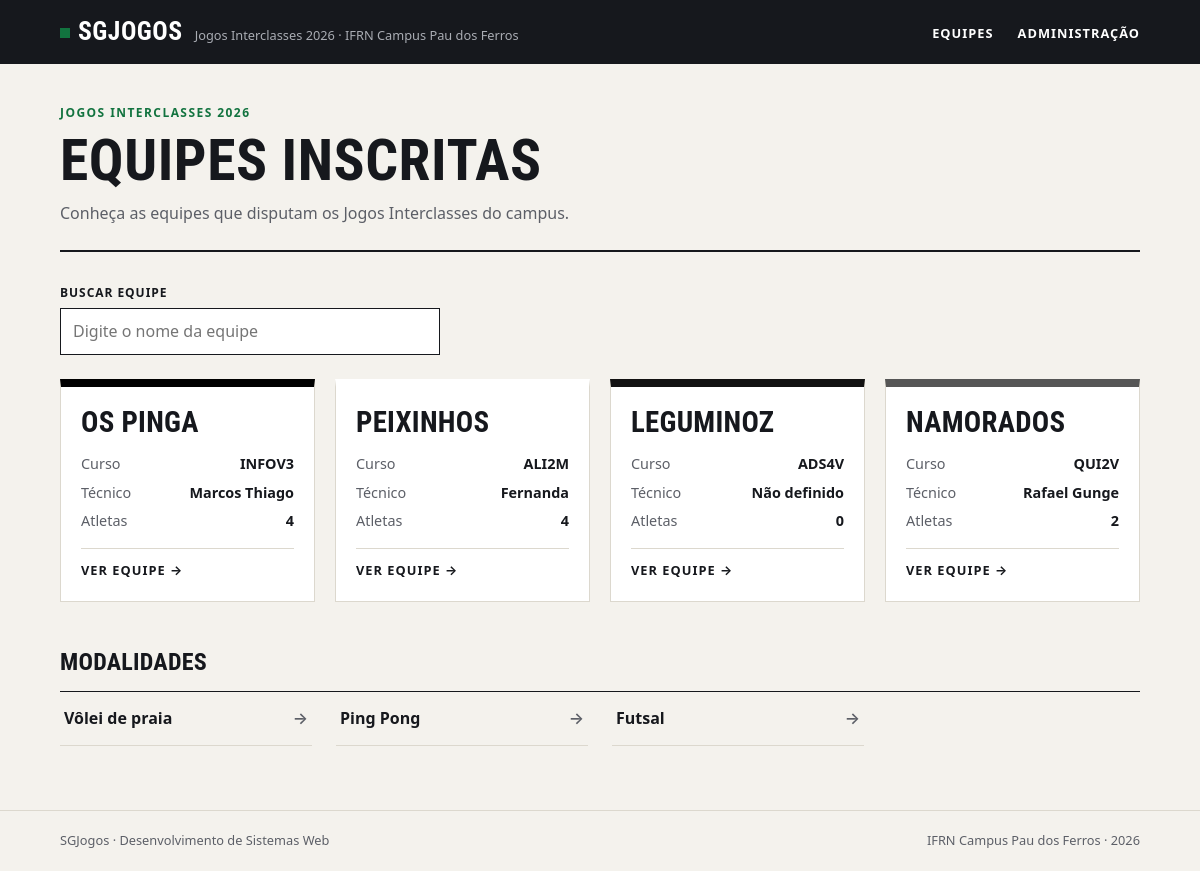
The page / on the database its author committed.
### jogos/models.py (models this page shows, shortened)
class Equipe(models.Model):
    nome = models.CharField(max_length=100, unique=True)
    curso = models.CharField(max_length=100)
    cor = models.CharField(max_length=7)
    criada_em = models.DateTimeField(auto_now_add=timezone.now())
    class Meta:
        verbose_name = 'Equipe'
        verbose_name_plural = 'Equipes'
    @property
    def qnt_atletas(self):
        return self.atletas.count()

class Tecnico(models.Model):
    nome = models.CharField(max_length=100, unique=True)
    email = models.EmailField()
    telefone = models.CharField(max_length=100, unique=True)
    tecnico = models.OneToOneField(Equipe, on_delete=models.CASCADE,null=True, blank=True, related_name='tecnico')
    def __str__(self):
        return f'{self.nome}'
    class Meta:
        verbose_name = 'Técnico'
        verbose_name_plural = 'Técnicos'

class Modalidade(models.Model):
    TIPOS = {
        "Coletiva": "Coletiva",
        "Individual": "Individual"
             }
    nome = models.CharField(max_length=100, unique=True)
    tipo = models.CharField(max_length=20, choices=TIPOS)
    max_atletas = models.PositiveIntegerField()
    class Meta:
        verbose_name = 'Modalidade'
        verbose_name_plural = 'Modalidades'

### jogos/views.py (the view)
# urls.py: path('', views.index, name='index'),
def index(request):
    equipes = Equipe.objects.all()
    modalidades = Modalidade.objects.all()
    contexto = {
        'equipes': equipes,
        'modalidades': modalidades,
    }
    return render(request, 'jogos/index.html', contexto)

### jogos/templates/jogos/index.html (shortened to what this page needs)
{% extends 'base.html' %}
{% block conteudo %}
    <header class="topo">
        <span class="sobretitulo">Jogos Interclasses 2026</span>
        <h1>Equipes inscritas</h1>
        <p class="descricao">Conheça as equipes que disputam os Jogos Interclasses do campus.</p>
    </header>
    <div class="busca">
        <label for="busca">Buscar equipe</label>
        <input type="search" id="busca" placeholder="Digite o nome da equipe">
    </div>
    <section class="grade" id="lista-equipes">
        {% for equipe in equipes %}
            <article class="card" style="border-top-color: {{ equipe.cor }};">
                <h3>{{ equipe.nome }}</h3>
                <dl>
                    <dt>Curso</dt>
                    <dd>{{ equipe.curso }}</dd>
                    <dt>Técnico</dt>
                    {% if equipe.tecnico %}
                    <dd>{{ equipe.tecnico }}</dd>
                    {% else %}
                    <dd>Não definido</dd>
                    {% endif %}
                    <dt>Atletas</dt>
                    <dd>{{ equipe.qnt_atletas }}</dd>
                </dl>
                <a class="link" href="{% url 'equipe' equipe.id %}">Ver equipe</a>
            </article>
        {% endfor %}
    </section>
    <h2>Modalidades</h2>
    <ul class="lista-modalidades">
        {% for modalidade in modalidades %}
        <li><a href="{% url 'modalidade' modalidade.id %}">{{ modalidade.nome }}</a></li>
        {% empty %}
        <li>Nenhuma modalidade cadastrada</li>
        {% endfor %}
    </ul>
{% endblock %}

### templates/base.html (shortened to what this page needs)
{% load static %}
<!DOCTYPE html>
<html lang="pt-br">
<head>
    <link rel="stylesheet" href="{% static 'css/style.css' %}">
</head>
<body>
    <header class="cabecalho">
        <div class="conteudo">
            <a class="marca" href="{% url 'index' %}">
                <strong>SGJogos</strong>
                <span>Jogos Interclasses 2026 · IFRN Campus Pau dos Ferros</span>
            </a>
            <nav class="menu">
                <ul>
                    <li><a href="{% url 'index' %}">Equipes</a></li>
                    <li><a href="#">Administração</a></li>
                </ul>
            </nav>
        </div>
    </header>
    <main class="conteudo">
        {% block conteudo %}
        {% endblock %}
    </main>
    <footer class="rodape">
        <div class="conteudo">
            <p>SGJogos · Desenvolvimento de Sistemas Web</p>
            <p>IFRN Campus Pau dos Ferros · 2026</p>
        </div>
    </footer>
</body>
</html>

### static/css/style.css (style rules this page uses)
:root { --papel: #f4f2ed; --branco: #ffffff; --tinta: #16181d; --tinta-suave: #5c5f67; --linha: #dcd8ce; --verde: #12733f; --verde-claro: #e2efe6; --fonte-texto: system-ui, -apple-system, "Segoe UI", Roboto, Ubuntu, "Helvetica Neue", Arial, sans-serif; --fonte-titulo: "Bahnschrift SemiCondensed", "Bahnschrift", "Avenir Next Condensed", "Roboto Condensed", "Ubuntu Condensed", "Arial Narrow", var(--fonte-texto); }
*, *::before, *::after { box-sizing: border-box; }
* { margin: 0; padding: 0; }
body { min-height: 100vh; display: flex; flex-direction: column; background: var(--papel); color: var(--tinta); font-family: var(--fonte-texto); font-size: 1rem; line-height: 1.55; -webkit-font-smoothing: antialiased; }
a { color: inherit; }
ul { list-style: none; }
h1, h2, h3 { font-family: var(--fonte-titulo); font-stretch: condensed; font-weight: 700; line-height: 1.05; text-transform: uppercase; letter-spacing: 0.01em; }
.conteudo { width: 100%; max-width: 1120px; margin: 0 auto; padding: 0 20px; }
.cabecalho { background: var(--tinta); color: var(--branco); }
.cabecalho .conteudo { display: flex; align-items: center; justify-content: space-between; gap: 16px; min-height: 64px; }
.marca { display: flex; align-items: baseline; gap: 12px; text-decoration: none; }
.marca strong { font-family: var(--fonte-titulo); font-stretch: condensed; font-size: 1.6rem; letter-spacing: 0.02em; text-transform: uppercase; }
.marca strong::before { content: ""; display: inline-block; width: 10px; height: 10px; margin-right: 8px; background: var(--verde); transform: translateY(-2px); }
.marca span { color: #a9acb3; font-size: 0.8rem; }
.menu ul { display: flex; gap: 24px; }
.menu a { font-size: 0.8rem; font-weight: 600; letter-spacing: 0.08em; text-transform: uppercase; text-decoration: none; padding: 6px 0; border-bottom: 2px solid transparent; }
main.conteudo { flex: 1; padding-top: 40px; padding-bottom: 64px; }
.topo { padding-bottom: 24px; margin-bottom: 32px; border-bottom: 2px solid var(--tinta); }
.sobretitulo { display: block; margin-bottom: 8px; color: var(--verde); font-size: 0.75rem; font-weight: 700; letter-spacing: 0.12em; text-transform: uppercase; }
h1 { font-size: clamp(2.2rem, 6vw, 3.6rem); }
.descricao { max-width: 60ch; margin-top: 10px; color: var(--tinta-suave); }
h2 { margin: 48px 0 16px; font-size: 1.5rem; }
.busca { display: flex; flex-direction: column; gap: 6px; max-width: 380px; margin-bottom: 24px; }
.busca label { font-size: 0.75rem; font-weight: 700; letter-spacing: 0.08em; text-transform: uppercase; }
.busca input { padding: 10px 12px; border: 1px solid var(--tinta); border-radius: 0; background: var(--branco); color: var(--tinta); font: inherit; }
.grade { display: grid; grid-template-columns: repeat(auto-fill, minmax(250px, 1fr)); gap: 20px; }
.card { display: flex; flex-direction: column; gap: 16px; padding: 20px; background: var(--branco); border: 1px solid var(--linha); border-top: 8px solid var(--tinta); }
.card h3 { font-size: 1.8rem; }
.card dl { display: grid; grid-template-columns: auto 1fr; gap: 6px 12px; font-size: 0.9rem; }
.card dt { color: var(--tinta-suave); }
.card dd { font-weight: 600; text-align: right; }
.card .link { margin-top: auto; padding-top: 12px; border-top: 1px solid var(--linha); font-size: 0.8rem; font-weight: 700; letter-spacing: 0.08em; text-transform: uppercase; text-decoration: none; }
.card .link::after { content: " →"; }
.lista-modalidades { display: grid; grid-template-columns: repeat(auto-fill, minmax(220px, 1fr)); column-gap: 24px; border-top: 1px solid var(--tinta); }
.lista-modalidades a { display: flex; justify-content: space-between; padding: 14px 4px; border-bottom: 1px solid var(--linha); font-weight: 600; text-decoration: none; }
.lista-modalidades a::after { content: "→"; color: var(--tinta-suave); }
.rodape { border-top: 1px solid var(--linha); color: var(--tinta-suave); font-size: 0.8rem; }
.rodape .conteudo { display: flex; flex-wrap: wrap; justify-content: space-between; gap: 8px; padding-top: 20px; padding-bottom: 20px; }

### rows shown on the page
Equipe: nome "OS PINGA", curso "INFOV3", tecnico "Marcos Thiago", qnt_atletas "4"
Equipe: nome "PEIXINHOS", curso "ALI2M", tecnico "Fernanda", qnt_atletas "4"
Equipe: nome "LEGUMINOZ", curso "ADS4V", shows "Não definido", qnt_atletas "0"
Equipe: nome "NAMORADOS", curso "QUI2V", tecnico "Rafael Gunge", qnt_atletas "2"
Modalidade: nome "Vôlei de praia"
Modalidade: nome "Ping Pong"
Modalidade: nome "Futsal"
